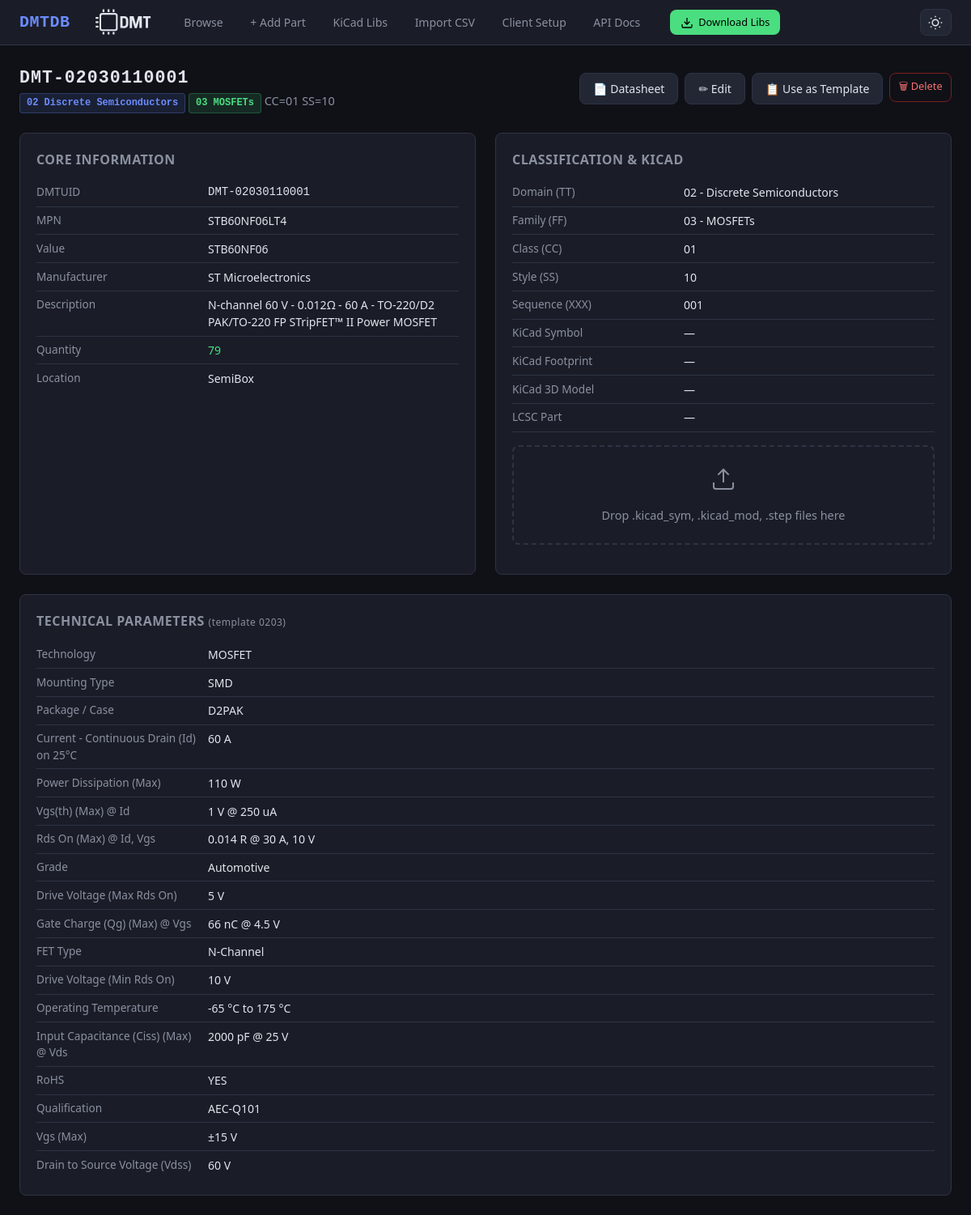
Page /part/DMT-02030110001 on the committed database.
### db/models.py (models this page shows, shortened)
class Base(DeclarativeBase):
    pass

class Part(Base):
    __tablename__ = "parts"
    dmtuid = Column(String(20), primary_key=True)               # DMT-TTFFCCSSXXX
    tt  = Column(String(2), nullable=False, index=True)
    ff  = Column(String(2), nullable=False, index=True)
    cc  = Column(String(2), nullable=False, index=True)
    ss  = Column(String(2), nullable=False, index=True)
    xxx = Column(String(3), nullable=False)
    mpn          = Column(String(200), index=True, default="")
    manufacturer = Column(String(200), index=True, default="")
    value        = Column(String(200), index=True, default="")
    description  = Column(Text, default="")
    quantity     = Column(String(50), default="")
    location     = Column(String(200), default="")
    datasheet    = Column(Text, default="")
    distributor  = Column(Text, default="")
    kicad_symbol    = Column(String(300), default="")
    kicad_footprint = Column(String(300), default="")
    kicad_libref    = Column(String(300), default="")
    kicad_3dmodel   = Column(String(300), default="")
    extra_json = Column(Text, default="{}")
    notes      = Column(Text, default="")
    created_at = Column(DateTime, default=lambda: datetime.now(timezone.utc))
    updated_at = Column(DateTime, default=lambda: datetime.now(timezone.utc),
                        onupdate=lambda: datetime.now(timezone.utc))
    fields = relationship(
        "PartField", back_populates="part",
        cascade="all, delete-orphan", lazy="selectin",
    )
    __table_args__ = (
        Index("ix_ttffccss", "tt", "ff", "cc", "ss"),
    )

class PartField(Base):
    __tablename__ = "part_fields"
    id         = Column(Integer, primary_key=True, autoincrement=True)
    dmtuid     = Column(String(20),
                        ForeignKey("parts.dmtuid", ondelete="CASCADE"),
                        nullable=False, index=True)
    field_name = Column(String(200), nullable=False)
    field_value = Column(Text, nullable=False, default="")
    part = relationship("Part", back_populates="fields")
    __table_args__ = (
        Index("ix_field_lookup", "dmtuid", "field_name"),
    )

### ui/routes_detail.py (the view)
@ui_bp.route("/part/<dmtuid>")
def part_detail(dmtuid: str):
    session = get_session()
    try:
        part = PartsService.get(session, dmtuid)
        if not part:
            abort(404)
        template = get_fields(part.tt, part.ff)
        return render_template(
            "detail.html",
            part=part,
            template=template,
            domain_name=domain_name,
            family_name=family_name,
        )
    finally:
        session.close()

### db/engine.py (called while the page is built)
def get_session() -> Session:
    if _SessionLocal is None:
        raise RuntimeError("Database not initialised - call init_db() first")
    return _SessionLocal()

### schema/loader.py (called while the page is built)
def domain_name(tt: str) -> str:
    return _domain_map.get(tt, "Unknown")

def family_name(tt: str, ff: str) -> str:
    return _family_map.get(f"{tt}{ff}", "Unknown")

### schema/templates.py (called while the page is built)
def get_fields(tt: str, ff: str) -> Optional[list[str]]:
    return _templates.get(f"{tt}{ff}")

### services/parts_service.py (called while the page is built)
    @staticmethod
    def get(session: Session, dmtuid: str) -> Part | None:
        return session.get(Part, dmtuid.upper())

### templates/detail.html (shortened to what this page needs)
{% extends "base.html" %}
{% block content %}
<div class="page-header">
  <div>
    <h1 style="font-family:var(--mono); letter-spacing:1px;">{{ part.dmtuid }}</h1>
    <span class="subtitle">
      <span class="badge badge-domain">{{ part.tt }} {{ domain_name(part.tt) }}</span>
      <span class="badge badge-family">{{ part.ff }} {{ family_name(part.tt, part.ff) }}</span>
      CC={{ part.cc }} SS={{ part.ss }}
    </span>
  </div>
  <div style="display:flex; gap:.5rem;">
    {% if part.datasheet %}
    {% if part.datasheet.startswith('http') %}
    <a href="{{ part.datasheet }}" target="_blank" rel="noopener" class="btn btn-secondary">📄 Datasheet</a>
    {% else %}
    <a href="/datasheets/{{ part.datasheet }}" target="_blank" rel="noopener" class="btn btn-secondary">📄 Datasheet</a>
    {% endif %}
    {% endif %}
    <a href="/part/{{ part.dmtuid }}/edit" class="btn btn-secondary">✏ Edit</a>
    <a href="/part/add?template={{ part.dmtuid }}" class="btn btn-secondary"
      title="Create new part using this as template">📋 Use as Template</a>
    <form method="post" action="/part/{{ part.dmtuid }}/delete" onsubmit="return confirm('Delete {{ part.dmtuid }}?');"
      style="display:inline;">
      <button type="submit" class="btn btn-danger btn-sm">🗑 Delete</button>
    </form>
  </div>
</div>
<div class="detail-grid">
  <div class="detail-card">
    <h2>Core Information</h2>
    <div class="field-row"><span class="field-label">DMTUID</span><span class="field-value"
        style="font-family:var(--mono)">{{ part.dmtuid }}</span></div>
    <div class="field-row"><span class="field-label">MPN</span><span class="field-value">{{ part.mpn or '—' }}</span>
    </div>
    <div class="field-row"><span class="field-label">Value</span><span class="field-value">{{ part.value or '—'
        }}</span></div>
    <div class="field-row"><span class="field-label">Manufacturer</span><span class="field-value">{{ part.manufacturer
        or '—' }}</span></div>
    <div class="field-row"><span class="field-label">Description</span><span class="field-value">{{ part.description or
        '—' }}</span></div>
    <div class="field-row"><span class="field-label">Quantity</span><span class="field-value"
        style="color:var(--green);">{{ part.quantity or '—' }}</span></div>
    <div class="field-row"><span class="field-label">Location</span><span class="field-value">{{ part.location or '—'
        }}</span></div>
  </div>
  <div class="detail-card">
    <h2>Classification & KiCad</h2>
    <div class="field-row"><span class="field-label">Domain (TT)</span><span class="field-value">{{ part.tt }} - {{
        domain_name(part.tt) }}</span></div>
    <div class="field-row"><span class="field-label">Family (FF)</span><span class="field-value">{{ part.ff }} - {{
        family_name(part.tt, part.ff) }}</span></div>
    <div class="field-row"><span class="field-label">Class (CC)</span><span class="field-value">{{ part.cc }}</span>
    </div>
    <div class="field-row"><span class="field-label">Style (SS)</span><span class="field-value">{{ part.ss }}</span>
    </div>
    <div class="field-row"><span class="field-label">Sequence (XXX)</span><span class="field-value">{{ part.xxx
        }}</span></div>
    <div class="field-row"><span class="field-label">KiCad Symbol</span><span class="field-value" id="kicad-symbol">{{
        part.kicad_symbol
        or '—' }}</span></div>
    <div class="field-row"><span class="field-label">KiCad Footprint</span><span class="field-value"
        id="kicad-footprint">{{
        part.kicad_footprint or '—' }}</span></div>
    <div class="field-row"><span class="field-label">KiCad 3D Model</span><span class="field-value"
        id="kicad-3dmodel">{{
        part.kicad_3dmodel or '—' }}</span></div>
    <div class="field-row"><span class="field-label">LCSC Part</span><span class="field-value" id="kicad-lcsc">{{
        part.kicad_libref
        or '—' }}</span></div>
    <div id="kicadDropzone" class="kicad-dropzone" data-dmtuid="{{ part.dmtuid }}" data-mpn="{{ part.mpn or '' }}"
      data-value="{{ part.value or '' }}" data-footprint="{{ part.kicad_footprint or '' }}"
      data-datasheet="{{ part.datasheet or '' }}" data-description="{{ part.description or '' }}"
      data-manufacturer="{{ part.manufacturer or '' }}">
      <svg width="32" height="32" viewBox="0 0 24 24" fill="none" stroke="currentColor" stroke-width="1.5">
        <path d="M21 15v4a2 2 0 0 1-2 2H5a2 2 0 0 1-2-2v-4" />
        <polyline points="17 8 12 3 7 8" />
        <line x1="12" y1="3" x2="12" y2="15" />
      </svg>
      <p>Drop .kicad_sym, .kicad_mod, .step files here</p>
    </div>
  </div>
  {% if part.fields %}
  <div class="detail-card" style="grid-column: 1 / -1;">
    <h2>Technical Parameters
      {% if template %}
      <span style="font-weight:400; font-size:.75rem; color:var(--text-dim); text-transform:none;"> (template {{ part.tt
        }}{{ part.ff }})</span>
      {% endif %}
    </h2>
    {% for f in part.fields %}
    <div class="field-row">
      <span class="field-label">{{ f.field_name }}</span>
      <span class="field-value">{{ f.field_value }}</span>
    </div>
    {% endfor %}
  </div>
  {% endif %}
</div>
{% endblock %}

### templates/base.html (shortened to what this page needs)
<!DOCTYPE html>
<html lang="en">
<head>
  <link rel="stylesheet" href="/static/css/style.css">
</head>
<body>
  <nav class="nav">
    <a href="/" class="nav-brand">DMTDB</a>
    <div class="nav-links">
      <a href="/" {% if request.endpoint=='ui.index' %}class="active" {% endif %}>Browse</a>
      <a href="/part/add" {% if request.endpoint=='ui.part_add' %}class="active" {% endif %}>+ Add Part</a>
      <a href="/libs" {% if request.endpoint=='ui.libs_page' %}class="active" {% endif %}>KiCad Libs</a>
      <a href="/import" {% if request.endpoint=='ui.import_page' %}class="active" {% endif %}>Import CSV</a>
      <a href="/client-setup" {% if request.endpoint=='ui.client_setup' %}class="active" {% endif %}>Client Setup</a>
      <a href="/api/docs" {% if request.endpoint=='ui.api_docs' %}class="active" {% endif %}>API Docs</a>
    </div>
    <a href="/api/v1/libs/download" class="btn btn-download"
      title="Download KiCad Libraries (symbols, footprints, 3D models)">
      <svg width="16" height="16" viewBox="0 0 24 24" fill="none" stroke="currentColor" stroke-width="2">
        <path d="M21 15v4a2 2 0 0 1-2 2H5a2 2 0 0 1-2-2v-4" />
        <polyline points="7 10 12 15 17 10" />
        <line x1="12" y1="15" x2="12" y2="3" />
      </svg>
      <span>Download Libs</span>
    </a>
    <button class="theme-toggle" id="themeToggle" title="Toggle dark/light mode">
      <svg class="theme-icon-dark" width="18" height="18" viewBox="0 0 24 24" fill="none" stroke="currentColor"
        stroke-width="2">
        <circle cx="12" cy="12" r="5" />
        <path
          d="M12 1v2M12 21v2M4.22 4.22l1.42 1.42M18.36 18.36l1.42 1.42M1 12h2M21 12h2M4.22 19.78l1.42-1.42M18.36 5.64l1.42-1.42" />
      </svg>
    </button>
  </nav>
  <div class="container">
    {% block content %}{% endblock %}
  </div>
</body>
</html>

### static/css/style.css (style rules this page uses)
:root { --bg: #0f1117; --surface: #1a1d27; --surface2: #232734; --border: #2e3345; --text: #e1e4ed; --text-dim: #8b90a0; --accent: #6c8cff; --accent-hover: #8aa4ff; --green: #4ade80; --red: #f87171; --yellow: #fbbf24; --orange: #fb923c; --radius: 8px; --font: 'Segoe UI', system-ui, -apple-system, sans-serif; --mono: 'JetBrains Mono', 'Fira Code', 'Consolas', monospace; --card: var(--surface); --hover: var(--surface2); }
*, *::before, *::after { box-sizing: border-box; margin: 0; padding: 0; }
body { font-family: var(--font); background: var(--bg); color: var(--text); line-height: 1.5; }
.nav { background: var(--surface); border-bottom: 1px solid var(--border); padding: 0 1.5rem; display: flex; align-items: center; height: 56px; gap: 1.5rem; position: sticky; top: 0; z-index: 100; }
.nav-brand { font-size: 1.25rem; font-weight: 700; color: var(--accent); text-decoration: none; letter-spacing: .5px; font-family: var(--mono); }
.nav-logo { height: 80px; width: auto; }
.nav-links { display: flex; gap: .5rem; }
.nav-links a { color: var(--text-dim); text-decoration: none; padding: .4rem .8rem; border-radius: var(--radius); font-size: .875rem; transition: all .15s; }
.theme-toggle { margin-left: auto; background: var(--surface2); border: 1px solid var(--border); border-radius: var(--radius); padding: .4rem .6rem; cursor: pointer; font-size: 1rem; line-height: 1; transition: all .15s; color: var(--text); display: flex; align-items: center; }
.theme-icon-dark { display: block; }
.container { max-width: 1800px; margin: 0 auto; padding: 1.5rem; }
.btn { display: inline-flex; align-items: center; gap: .4rem; padding: .5rem 1rem; border-radius: var(--radius); font-size: .875rem; font-weight: 500; text-decoration: none; border: 1px solid var(--border); cursor: pointer; transition: all .15s; font-family: var(--font); }
.btn-secondary { background: var(--surface2); color: var(--text); }
.btn-danger { background: transparent; color: var(--red); border-color: #7f1d1d; }
.btn-sm { padding: .35rem .65rem; font-size: .8rem; }
.btn-download { display: inline-flex; align-items: center; gap: .4rem; padding: .4rem .8rem; border-radius: var(--radius); font-size: .8rem; font-weight: 500; text-decoration: none; background: var(--green); color: #000; border: none; cursor: pointer; transition: all .15s; white-space: nowrap; }
.btn-download svg { flex-shrink: 0; }
.detail-grid { display: grid; grid-template-columns: 1fr 1fr; gap: 1.5rem; }
.detail-card { background: var(--surface); border: 1px solid var(--border); border-radius: var(--radius); padding: 1.25rem; }
.detail-card h2 { font-size: 1rem; color: var(--text-dim); margin-bottom: .75rem; text-transform: uppercase; letter-spacing: .5px; font-weight: 600; }
.field-row { display: flex; gap: .75rem; padding: .4rem 0; border-bottom: 1px solid var(--border); }
.field-row:last-child { border-bottom: none; }
.field-label { flex: 0 0 200px; color: var(--text-dim); font-size: .85rem; }
.field-value { flex: 1; font-size: .875rem; word-break: break-word; }
.kicad-dropzone { border: 2px dashed var(--border); border-radius: var(--radius); padding: 1.25rem; text-align: center; margin-bottom: 1rem; transition: all .2s; color: var(--text-dim); }
.kicad-dropzone svg { margin-bottom: .25rem; }
.kicad-dropzone p { font-size: .85rem; margin: 0; }
.page-header { display: flex; align-items: center; justify-content: space-between; margin-bottom: 1.5rem; flex-wrap: wrap; gap: .75rem; }
.page-header h1 { font-size: 1.35rem; font-weight: 700; }
.page-header .subtitle { color: var(--text-dim); font-size: .9rem; }
.badge { display: inline-block; padding: .15rem .5rem; border-radius: 4px; font-size: .75rem; font-weight: 600; font-family: var(--mono); }
.badge-domain { background: #6c8cff20; color: var(--accent); border: 1px solid #6c8cff40; }
.badge-family { background: #4ade8020; color: var(--green); border: 1px solid #4ade8040; }

### templates/detail.html (style rules this page uses)
.kicad-dropzone { margin-top: 1rem; padding: 1.5rem; border: 2px dashed var(--border); border-radius: 8px; text-align: center; cursor: pointer; transition: all 0.2s ease; background: var(--surface); color: var(--text-dim); }
.kicad-dropzone p { margin: 0.5rem 0 0 0; font-size: 0.9rem; }

### rows in the picture
Part: dmtuid "DMT-02030110001", tt "02", tt "Discrete Semiconductors", ff "03", tt+ff "MOSFETs", cc "01", ss "10", mpn "STB60NF06LT4", value "STB60NF06", manufacturer "ST Microelectronics", description "N-channel 60 V - 0.012Ω - 60 A - TO-220/D2 PAK/TO-220 FP STripFET™ II Power MOSFET", quantity "79", location "SemiBox", xxx "001", kicad_symbol "—", kicad_footprint "—", kicad_3dmodel "—", kicad_libref "—"
PartField: field_name "Technology", field_value "MOSFET"
PartField: field_name "Mounting Type", field_value "SMD"
PartField: field_name "Package / Case", field_value "D2PAK"
PartField: field_name "Current - Continuous Drain (Id) on 25°C", field_value "60 A"
PartField: field_name "Power Dissipation (Max)", field_value "110 W"
PartField: field_name "Vgs(th) (Max) @ Id", field_value "1 V @ 250 uA"
PartField: field_name "Rds On (Max) @ Id, Vgs", field_value "0.014 R @ 30 A, 10 V"
PartField: field_name "Grade", field_value "Automotive"
PartField: field_name "Drive Voltage (Max Rds On)", field_value "5 V"
PartField: field_name "Gate Charge (Qg) (Max) @ Vgs", field_value "66 nC @ 4.5 V"
PartField: field_name "FET Type", field_value "N-Channel"
PartField: field_name "Drive Voltage (Min Rds On)", field_value "10 V"
PartField: field_name "Operating Temperature", field_value "-65 °C to 175 °C"
PartField: field_name "Input Capacitance (Ciss) (Max) @ Vds", field_value "2000 pF @ 25 V"
PartField: field_name "RoHS", field_value "YES"
PartField: field_name "Qualification", field_value "AEC-Q101"
PartField: field_name "Vgs (Max)", field_value "±15 V"
PartField: field_name "Drain to Source Voltage (Vdss)", field_value "60 V"
